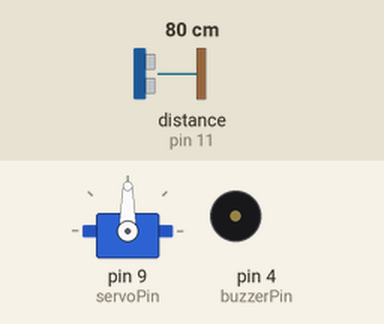
Recording of a sketch running on a simulated Arduino Uno, built with avr-gcc and run on an emulated ATmega328P. Parts: servo, buzzer (waves = sounding, pin HIGH). Wiring (inferred from the names in the program): ultrasonic range finder: trigger pin 10; echo pin 11. Inputs (shaded band) come from the test bench; at power-on: distance to the obstacle (sensor on pin 11) 80 cm. The echo pulse lasts 58.3 µs per cm; pins used as bus, display or sensor lines are not drawn; what the sketch prints to the serial monitor is not drawn.

Above: at 1.27 s.
1.3 s: distance to the obstacle (sensor on pin 11) set to 2 cm
At 2.45 s:
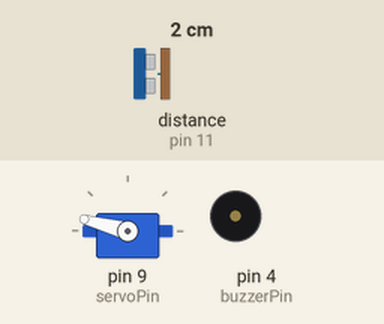
4.3 s: distance to the obstacle (sensor on pin 11) set to 9 cm
At 4.8 s:
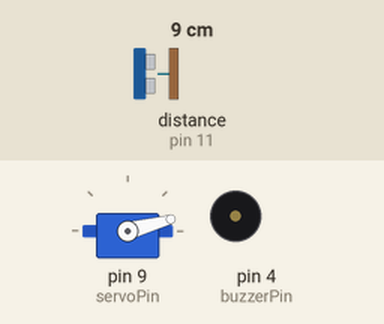
7.3 s: distance to the obstacle (sensor on pin 11) set to 35 cm
At 10.28 s:
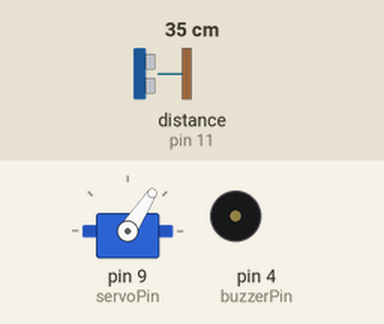
10.3 s: distance to the obstacle (sensor on pin 11) set to 250 cm
Timing chart, 0 to 14.3 s (numbered marks = the images above; inputs shaded):
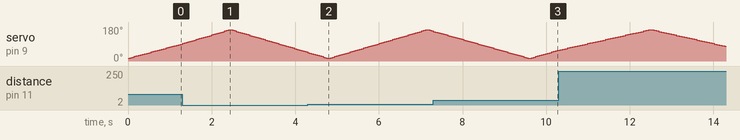

The sketch:

Day2_radar.ino
```cpp
#include <Servo.h>

const int trigPin = 10;
const int echoPin = 11;
const int buzzerPin = 4;
const int servoPin = 9;

Servo myServo;

void setup() {
  pinMode(trigPin, OUTPUT);
  pinMode(echoPin, INPUT);
  pinMode(buzzerPin, OUTPUT);
  myServo.attach(servoPin);
  Serial.begin(9600);
}

void loop() {
  // Left to Right Sweep
  for (int i = 15; i <= 165; i += 3) {
    myServo.write(i);
    delay(45);
    int distance = calculateDistance();

    // Processing needs exactly this structure to parse angles
    Serial.print(i);
    Serial.print(",");
    Serial.print(distance);
    Serial.print(".");
  }
  // Right to Left Sweep
  for (int i = 165; i >= 15; i -= 3) {
    myServo.write(i);
    delay(45);
    int distance = calculateDistance();

    Serial.print(i);
    Serial.print(",");
    Serial.print(distance);
    Serial.print(".");
  }
}

int calculateDistance() {
  digitalWrite(trigPin, LOW);
  delayMicroseconds(2);
  digitalWrite(trigPin, HIGH);
  delayMicroseconds(10);
  digitalWrite(trigPin, LOW);
  long duration = pulseIn(echoPin, HIGH, 20000);
  int dist = duration * 0.034 / 2;
  return dist;
}
```

Measured:
- by itself, servo on pin 9 (servoPin): rises from 57° to 165° in 2.1 s, then falls to 78° in 1.8 s
